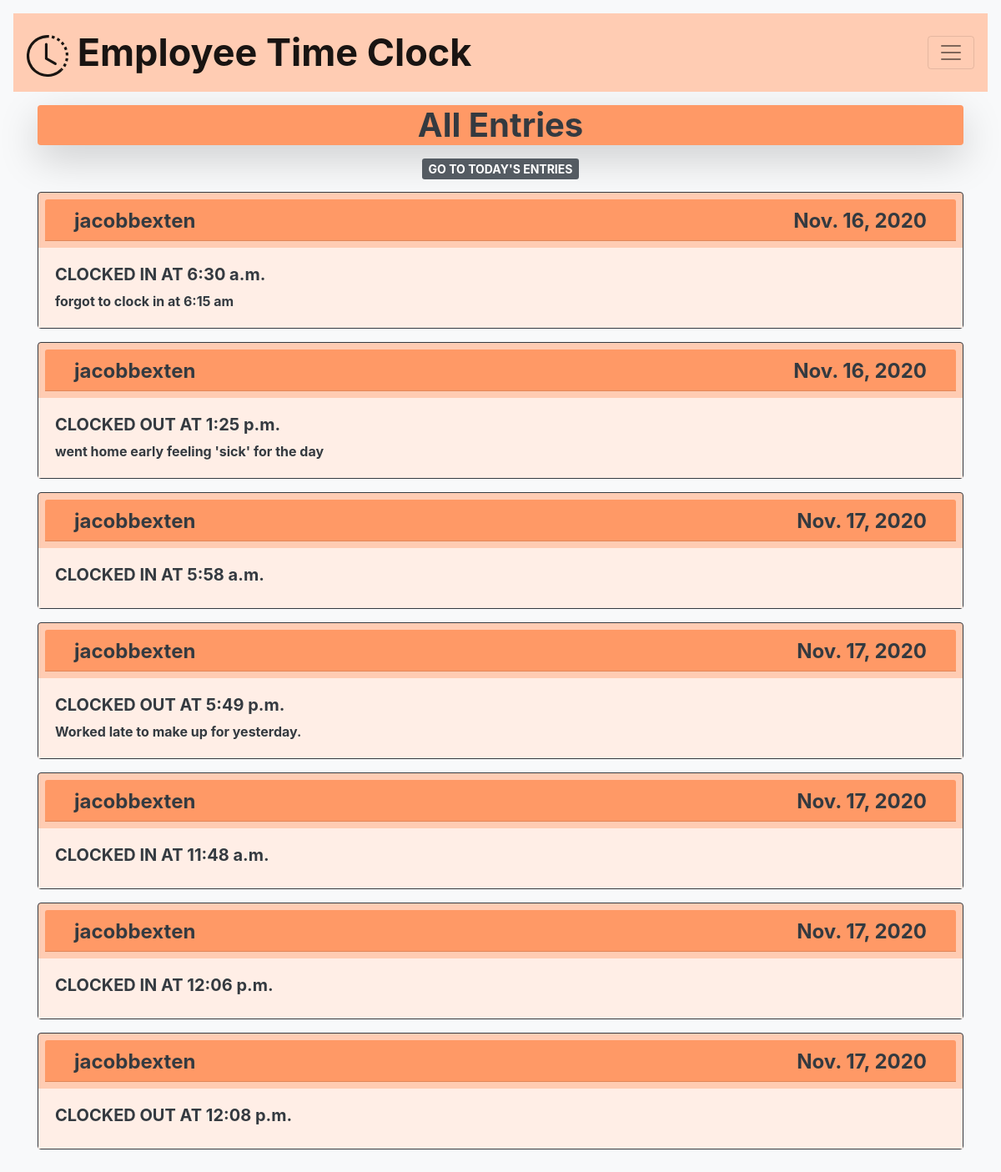
The page /clock_in_out/entries/all_entries/ (signed in) on the database as committed earlier.
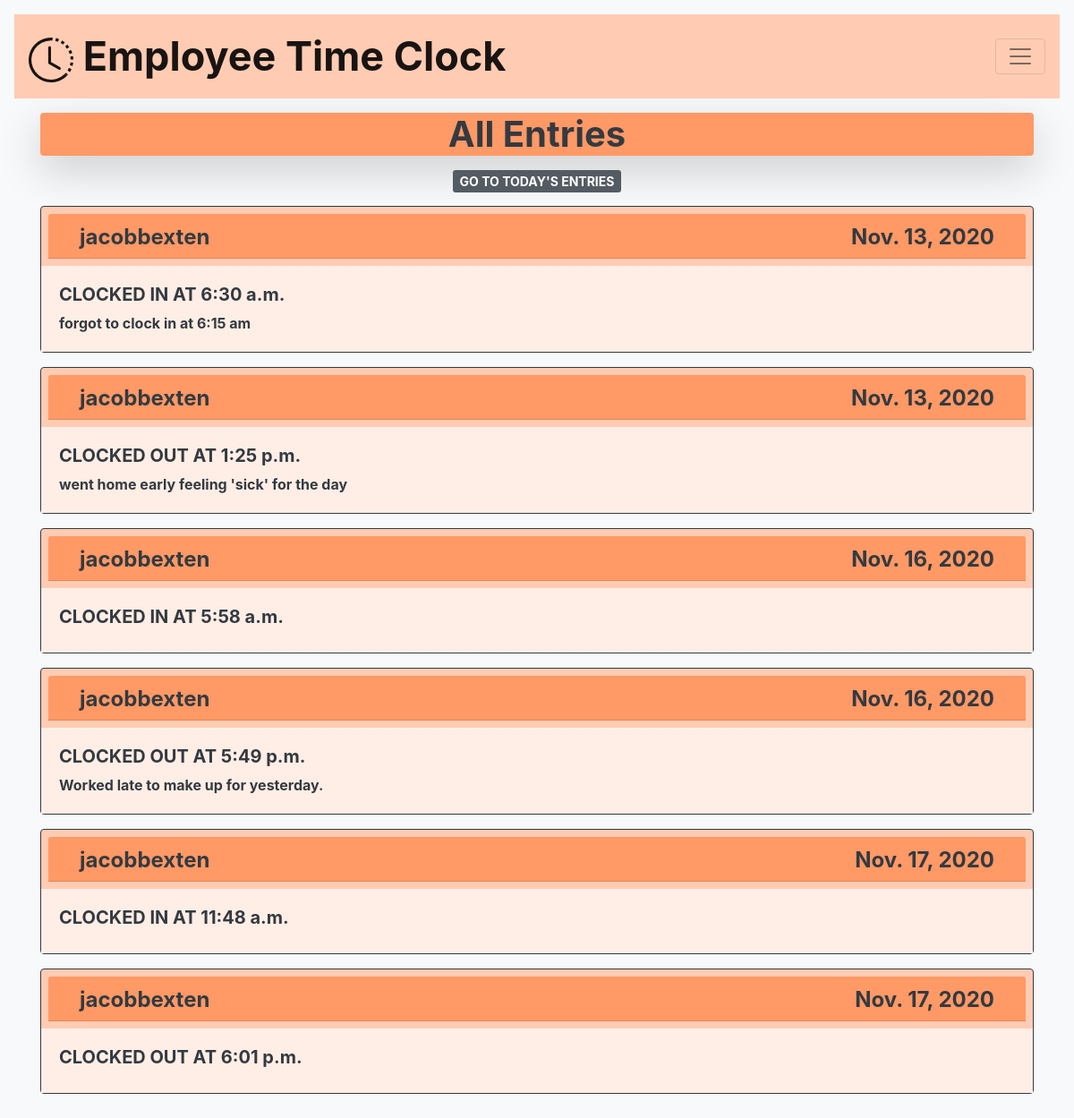
The same page on the database as committed later.
### timeclock/models.py (models this page shows, shortened)
class ClockInOut(models.Model):
    author = models.ForeignKey(
        get_user_model(),
        on_delete=models.CASCADE,
    )
    time = models.TimeField(default=timezone.localtime)
    date = models.DateField(default=date.today)
    notes = models.CharField(max_length=100, default='', blank=True)
    option=(
        ('CLOCKED IN AT ',"Clock In"),
        ('CLOCKED OUT AT',"Clock Out")
    )
    options = models.CharField(max_length=14, choices=option,default="Clocked in at")

### users/models.py (models this page shows)
class CustomUser(AbstractUser):
    age = models.PositiveIntegerField(null=True, blank=True)

### timeclock/views.py (the view)
# urls.py: path('clock_in_out/entries/all_entries/', AllEntriesView.as_view(), name = 'all_entries'),
class AllEntriesView(ListView):
    model = ClockInOut
    template_name = 'all_entries.html'

### templates/all_entries.html (shortened to what this page needs)
{% extends 'base.html' %}
{% block content %}
{% if user.is_authenticated %}
<div class="mx-auto shadow-lg w-100 m-3 rounded" style="background-color: #ff9966">
      <h1 class="text-center font-weight-bold">
        <span class="align-bottom">All Entries</span></h1>
</div>
    <div class="font-weight-bold text-center mb-3">
      <a href="{% url 'entries' %}" class="btn-secondary btn-sm active" role="button" aria-pressed="true">GO TO TODAY'S ENTRIES<a/>
    </div>
    {% for entries in object_list %}
    {% if entries.author == request.user %}
    <div class="card border-dark mb-3" style="background-color: #ffccb3">
      <div class="row card-header m-2 mw-100" style="background-color: #ff9966; height: 50px">
        <h4 class="col text-left font-weight-bold">{{ entries.author }}</h4>
        <div class="col">
          <h4 class="text-right font-weight-bold">{{ entries.date }}</h4>
        </div>
      </div>
          <div class="card-body" style="background-color: #ffeee6">
            <h5 class="font-weight-bold">{{ entries.options }} {{ entries.time }}</h5>
            <div class="font-weight-bold">{{ entries.notes }}</div>
          </div>
    </div>
    {% endif %}
    {% endfor%}
{% else %}
    <div class="mx-auto shadow-lg m-4" style="background-color: #ff9966; width: 200px">
      <p class="text-center font-italic text-light">
        <span class="align-bottom">You are not logged in.</span></p>
    </div>
{% endif %}
{% endblock content %}

### templates/base.html (shortened to what this page needs)
<!doctype html>
{% load static %}
<html lang="en">
  <head>
    <link rel="stylesheet"
    href="https://stackpath.bootstrapcdn.com/bootstrap/4.1.3/css/bootstrap.min.css"
>
    <div class="p-3 mb-2 bg-light text-dark font-weight-bold">
  </head>
  <body>
    <nav class="navbar navbar-light" style="background-color: #ffccb3;" font-size="100px">
      <a class="navbar-brand" style="font-size:45px" href="{% url 'home' %}">
      Employee Time Clock
      </a>
      <button class="navbar-toggler" type="button" data-toggle="collapse"
      data-target="#navbarCollapse" aria-controls="navbarCollapse"
      aria-expanded="false" aria-label="Toggle navigation">
        <span class="navbar-toggler-icon"></span>
    </button>
  </nav>
  <div class="container">
    {% block content %}
    {% endblock content %}
  </div>
  </body>
</html>

Rows that differ between the two databases and show on the page:
removed ClockInOut: author "jacobbexten", date "Nov. 17, 2020", options "CLOCKED OUT AT", time "12:08 p.m."
changed ClockInOut "forgot to clock in at 6:15 am": date "Nov. 16, 2020" → "Nov. 13, 2020"
changed ClockInOut "went home early feeling 'sick' for the day": date "Nov. 16, 2020" → "Nov. 13, 2020"
changed ClockInOut (number 3 of 6 on the later page): date "Nov. 17, 2020" → "Nov. 16, 2020"
changed ClockInOut "Worked late to make up for yesterday.": date "Nov. 17, 2020" → "Nov. 16, 2020"
changed ClockInOut (number 6 of 6 on the later page): options "CLOCKED IN AT" → "CLOCKED OUT AT"; time "12:06 p.m." → "6:01 p.m."
